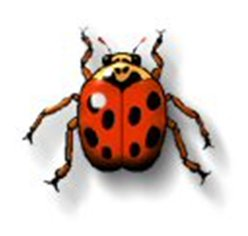
#> input picture 06. Unsupervised Learning/Homework/korovka.jpg, 248 x 236 px
$ jupyter execute --allow-errors unsup_hw.ipynb   (older library calls are emulated)
#> lines starting #> are read from the running program, lines starting #| are printed output that depends on the picture
# 1 - Уменьшение палитры изображения
Для <a href='https://thumbs.dreamstime.com/x/two-lorikeet-birds-2293918.jpg'> картинки </a> нужно уменьшить число цветов в палитре.

Для этого нужно выделить **кластеры в пространстве RGB**, объекты соответствуют пикселям изображения. После выделения кластеров, все пиксели, отнесенные в один кластер, заполняются одним цветом; этот цвет может быть центроидом соответствующего кластера, медианным цветом по кластеру.

Попробуйте различные алгоритмы кластеризации:

* KMeans
* DBSCAN
* AgglomerativeClustering

Рассмотрите число кластеров K = 2, 3, 10, 20 (в алгоритмах, где есть такой гиперпараметр).

Для различных кластеризаций оцените и сравните потери от уменьшения цветов при помощи метрики
<a href='http://scikit-image.org/docs/dev/api/skimage.measure.html#skimage.measure.compare_ssim'> SSIM </a>. Какой способ оказался лучшим?

Задание оценивает в 5 баллов.
Задание можно выполнять на своих картинках

[cell 1]
from skimage.metrics import structural_similarity as ssim
import matplotlib.pyplot as plt
import seaborn as sns
import plotly.express as px
import plotly.graph_objects as go
from sklearn.cluster import AgglomerativeClustering
import numpy as np
import cv2 # нужно поставить себе cv2 через conda install opencv
sns.set(rc={'figure.figsize':(25, 8)})
def draw_picture(image, bgr=False):
    b, g, r = cv2.split(image) # по умолчанию cv2 почему-то отдает цвета в порядке BGR вместо RGB
    new_image = cv2.merge([r, g, b])
    plt.figure(figsize=(7, 5))
    plt.axis('off')
    plt.imshow(new_image)
    plt.show()

img - это обычный трехмерный массив цветов пикселей, где две первые координаты - это координаты каждого пикселя, и третья обозначает R, G или B.

[cell 2]
img = cv2.imread('korovka.jpg')
#> img is the input picture: shape (236, 248, 3); mean B, G, R 198.8, 203.7, 218.1
draw_picture(img)
#> in draw_picture, `b, g, r = cv2.split(image)`:
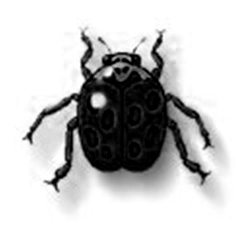
#> b: shape (236, 248); min 0, max 255, mean 198.8
#> in draw_picture, `b, g, r = cv2.split(image)`:
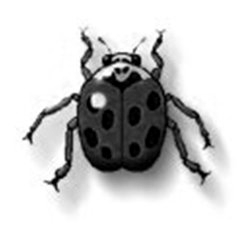
#> g: shape (236, 248); min 0, max 255, mean 203.7
#> in draw_picture, `b, g, r = cv2.split(image)`:
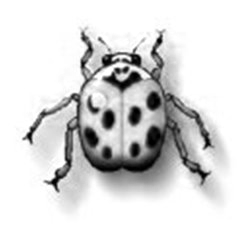
#> r: shape (236, 248); min 0, max 255, mean 218.1

[cell 3]
def draw_result(pictures, number_clusters, metric_res):
    pic_box = plt.figure(figsize=(25,12))
    for i, picture in enumerate(pictures):
        picture = cv2.cvtColor(picture, cv2.COLOR_BGR2RGB)
        pic_box.add_subplot(2, 5, i+1)
        plt.title(f'Number of clusters  - {number_clusters[i]}\nSSIM - {round(metric_res[i],2)}', fontsize=20)
        plt.imshow(picture)
        plt.axis('off')
    plt.show()


def get_result_image(model, X):
    try:
        center = model.cluster_centers_
        center = np.uint8(center)
        label = model.labels_
        res = center[label.flatten()]
        return res.reshape((img.shape))
    except:
        labels = model.labels_
        center = []
        for label in np.unique(labels):
            center.append(np.mean(X[np.where(labels == label)], axis=0))
        center = np.uint8(center)
        res = center[labels.flatten()]
        return res.reshape((img.shape))

### Уменьшение палитры изображения KMeans

[cell 4]
from sklearn.cluster import KMeans
import numpy as np

def do_KMeans(number_cluster, X):
    kmeans = KMeans(n_clusters=number_cluster).fit(X)
    result_image = get_result_image(kmeans, X)
    metrica = ssim(img, result_image, channel_axis=-1)
    metric_res_kmeans.append(metrica)
    picture_kmeans.append(result_image)

X = img.reshape((-1,3)).astype(np.float32)
number_clusters = [2, 3, 10, 20]
metric_res_kmeans = []
picture_kmeans = []
for number_cluster in number_clusters:
    do_KMeans(number_cluster, X)
#> this loop made 4 passes
#> metrica in do_KMeans on passes 1 to 4: 0.747, 0.803, 0.895, 0.935
#> pass 1, in do_KMeans, `result_image = get_result_image(kmeans, X)`:
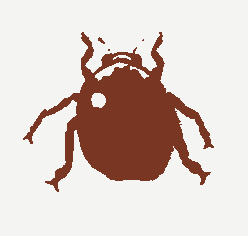
#> result_image: shape (236, 248, 3); mean of channels 0, 1, 2 198.3, 203.1, 217.3; drawn as B, G, R
#> pass 2, in do_KMeans (call 2), `result_image = get_result_image(kmeans, X)`:
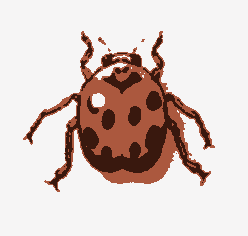
#> result_image: shape (236, 248, 3); mean of channels 0, 1, 2 198.6, 203, 217.9; drawn as B, G, R
#> pass 3, in do_KMeans (call 3), `result_image = get_result_image(kmeans, X)`:
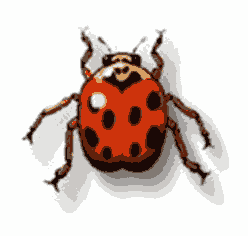
#> result_image: shape (236, 248, 3); mean of channels 0, 1, 2 198.1, 203.5, 217.2; drawn as B, G, R

draw_result(picture_kmeans, number_clusters, metric_res_kmeans)
#> the loop in draw_result, `for i, picture in enumerate(pictures):` made 4 passes
#> in draw_result, `plt.show()`:
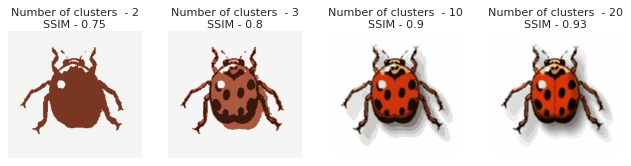
#> figure drawn by matplotlib, 4 panels

### Уменьшение палитры изображения AgglomerativeClustering

[cell 5]
def do_AgglomerativeClustering(number_cluster, X):
    model = AgglomerativeClustering(n_clusters=number_cluster).fit(X)
    result_image = get_result_image(model, X)
    metrica = ssim(img, result_image, channel_axis=-1)
    metric_res_AgglomerativeClustering.append(metrica)
    picture_AgglomerativeClustering.append(result_image)

number_clusters = [2, 3, 10, 20]
metric_res_AgglomerativeClustering = []
picture_AgglomerativeClustering = []
#> (the rest of this cell did not finish here and is left out)

### Уменьшение палитры изображения DBSCAN

[cell 6]
from sklearn.cluster import DBSCAN
def do_DBSCAN(X, min_samples=2, eps=3):
    model = DBSCAN(min_samples=min_samples, eps=eps).fit(X)
    result_image = get_result_image(model, X)
    metrica = ssim(img, result_image, channel_axis=-1)

    metric_res_DBSCAN.append(metrica)
    picture_DBSAN.append(result_image)
    number_clusters.append(len(np.unique(model.labels_)))

epss = np.arange(1, 2, 0.5)
min_sampless = np.arange(2, 4)
number_clusters = []
metric_res_DBSCAN = []
picture_DBSAN = []

#> (the rest of this cell did not finish here and is left out)

### Нарисуем результат

[cell 7]
fig = go.Figure()
fig.add_trace(go.Scatter(x=[2,3,10,20], y=metric_res_kmeans, name='K_means'))
fig.add_trace(go.Scatter(x=[2,3,10,20], y=metric_res_AgglomerativeClustering, name='AgglomerativeClustering'))
fig.add_trace(go.Scatter(x=number_clusters, y=metric_res_DBSCAN, name='DBSCAN'))
fig.update_layout(title='Result SSIM',
                   xaxis_title='Number of clusters',
                   yaxis_title='SSIM')
fig.show()

Очень хорошо видно по метрике, что переход на 10 кластеров дает очень сильный прирост метрики, когда как на 20 - уже не очень. Kmeans, как мы видим, справляется лучше всех. Да и быстрее всех, на самом деле. Про DBSCAN могу сказать, что не очень хорошо он работает на цветных изображениях. Сделал я его не по кластерам, которые написаны в задании. А на те, которые получились в результате небольшого экспериментального набора. AgglomerativeClustering - очень долго работает, что неудивительно и не есть хорошо. KMEANS в уменьшении палитры цветных изображений явный лидер.

# 2 - Пишем K-Means сами

Написать K-Means и сравнить с моделькой из под sklearn.

Задание оценивается в 5 баллов

[cell 8]
def euclidean(point, data):
    return np.sqrt(np.sum((point - data)**2, axis=1))

class MyKMeans:
    def __init__(self, n_clusters=10, max_iter=300):
        self.n_clusters = n_clusters
        self.max_iter = max_iter

    def fit(self, X_train):
        iteration = 0
        prev_centroids = None
        min_, max_ = np.min(X_train, axis=0), np.max(X_train, axis=0)
        self.centroids = [np.random.uniform(min_, max_) for _ in range(self.n_clusters)]

        while np.not_equal(self.centroids, prev_centroids).any() and iteration < self.max_iter:
            sorted_points = [[] for _ in range(self.n_clusters)]
            for x in X_train:
                dists = euclidean(x, self.centroids)
                centroid_idx = np.argmin(dists)
                sorted_points[centroid_idx].append(x)
            prev_centroids = self.centroids


            self.centroids = [np.mean(cluster, axis=0) for cluster in sorted_points]

            for i, centroid in enumerate(self.centroids):
                if np.isnan(centroid).any():
                    self.centroids[i] = prev_centroids[i]
            iteration += 1

    def evaluate(self, X):
        centroid_idxs = []
        for x in X:
            dists = euclidean(x, self.centroids)
            centroid_idx = np.argmin(dists)
            centroid_idxs.append(centroid_idx)
        return centroid_idxs

### Создание данных

[cell 9]
from sklearn.datasets import make_blobs
from sklearn.preprocessing import StandardScaler
X_train, Y_train = make_blobs(n_samples=100, centers=3, random_state=42)
X_train = StandardScaler().fit_transform(X_train)
sns.scatterplot(x=[x[0] for x in X_train], y=[y[1] for y in X_train])
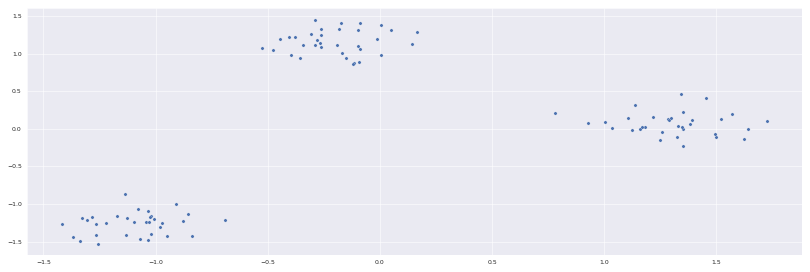
#> figure drawn by matplotlib, 1 panel

### Обучение своей модельки и ее отрисовка

[cell 10]
MyKMeans_model = MyKMeans(n_clusters=3, max_iter=400)
MyKMeans_model.fit(X_train)
y_pred_myKmeans = MyKMeans_model.evaluate(X_train)


sns.scatterplot(x=[x[0] for x in X_train], y=[y[1] for y in X_train], hue=y_pred_myKmeans)
sns.scatterplot(
         x=[x[0] for x in MyKMeans_model.centroids],
         y = [y[1] for y in MyKMeans_model.centroids],
         marker='+',
         color=".1",
         s=100)

### Обучение модельки sklearn и ее отрисовка

[cell 11]
from sklearn.metrics import silhouette_score
from sklearn.cluster import KMeans
from sklearn.metrics import classification_report

KMeans_model = KMeans(n_clusters=3)
y_pred_kmeans = KMeans_model.fit_predict(X_train)
sns.scatterplot(x=[x[0] for x in X_train], y=[y[1] for y in X_train], hue=y_pred_kmeans)
sns.scatterplot(
         x=[x[0] for x in KMeans_model.cluster_centers_],
         y = [y[1] for y in KMeans_model.cluster_centers_],
         marker='+',
         color=".1",
         s=100)

### Сравнение моделек

[cell 12]
print('KMeans from SKlearn')
print(classification_report(Y_train, y_pred_kmeans))
print('MyKmeans')
print(classification_report(Y_train, y_pred_myKmeans))

# 3 - Пишем DBSCAN сами (дополнительное задание на 5 баллов)

Аналогично предыдудщему заданию

[cell 13]
def euclidean(point, data):
    return np.sqrt(np.sum((point - data)**2, axis=0))

class My_DBSCAN():
    def __init__(self, min_samples=5, eps=0.5):
        self.min_samples = min_samples
        self.eps = eps
        self.neighbors = None
        self.clusters = []
        self.visited= None

    def find_neighbors(self, X):
        ## Построение матрицы смежности
        self.neighbors = [[] for _ in range(X.shape[0])]
        for i, x in enumerate(X):
            for j, y in enumerate(X):
                if i != j and euclidean(x, y) < self.eps:
                    self.neighbors[i].append(j)

    def create_cluster(self, X, i):
        clust = [i]
        for neighbor in self.neighbors[i]:
            if not self.visited[neighbor]:
                self.visited[neighbor] = True
                if len(self.neighbors[neighbor]) >= self.min_samples:
                    extended_clust = self.create_cluster(X, neighbor)
                    clust += extended_clust
                else:
                    clust.append(neighbor)
        return clust

    def get_labels(self, X):
        labels = np.full(shape=X.shape[0], fill_value=len(self.clusters))
        for i , cluster in enumerate(self.clusters):
            for item in cluster:
                labels[item] = i
        self.labels = labels

    def fit(self, X):
        self.visited = [False for _ in range(X.shape[0])]
        self.find_neighbors(X)

        for i in range(X.shape[0]):
            if not self.visited[i]:
                self.visited[i] = True

                if len(self.neighbors[i]) >= self.min_samples:
                    cluster = self.create_cluster(X, i)
                    self.clusters.append(cluster)


        self.get_labels(X)

### Создание данных

[cell 14]
from sklearn.datasets import make_blobs
from sklearn.preprocessing import StandardScaler
X_train, Y_train = make_blobs(n_samples=100, centers=3, random_state=42)
X_train = StandardScaler().fit_transform(X_train)
sns.scatterplot(x=[x[0] for x in X_train], y=[y[1] for y in X_train])

### Обучение своей модельки

[cell 15]
MyDBSCAN_model = My_DBSCAN(min_samples=5, eps=0.5)
MyDBSCAN_model.fit(X_train)
y_pred_myDBSCAN = MyDBSCAN_model.labels
sns.scatterplot(x=[x[0] for x in X_train], y=[y[1] for y in X_train], hue=y_pred_myDBSCAN)
